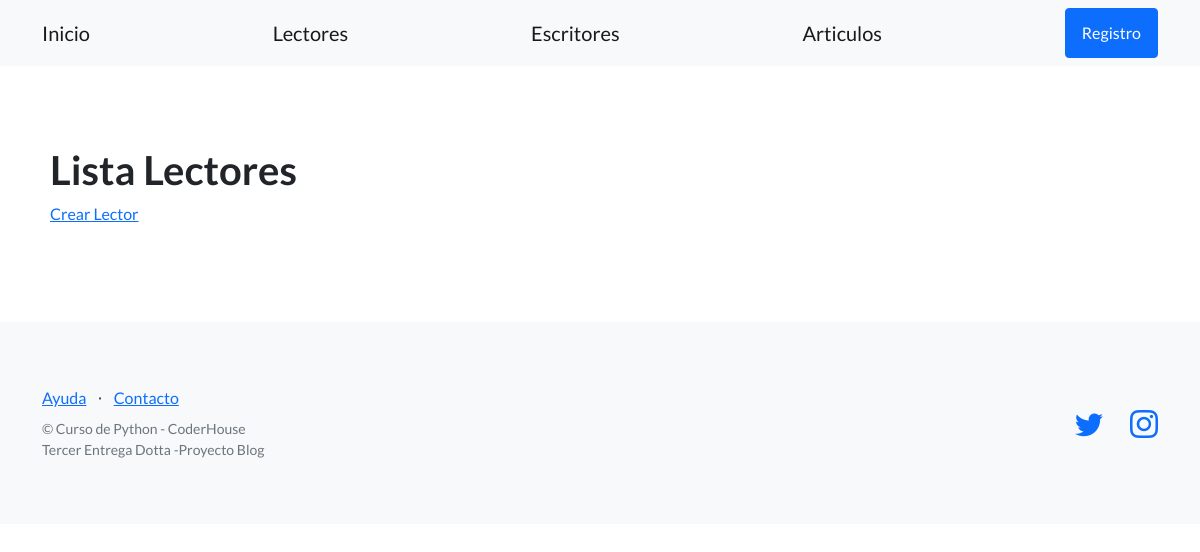
Before: /usuarios/lectores/ with the older database file.
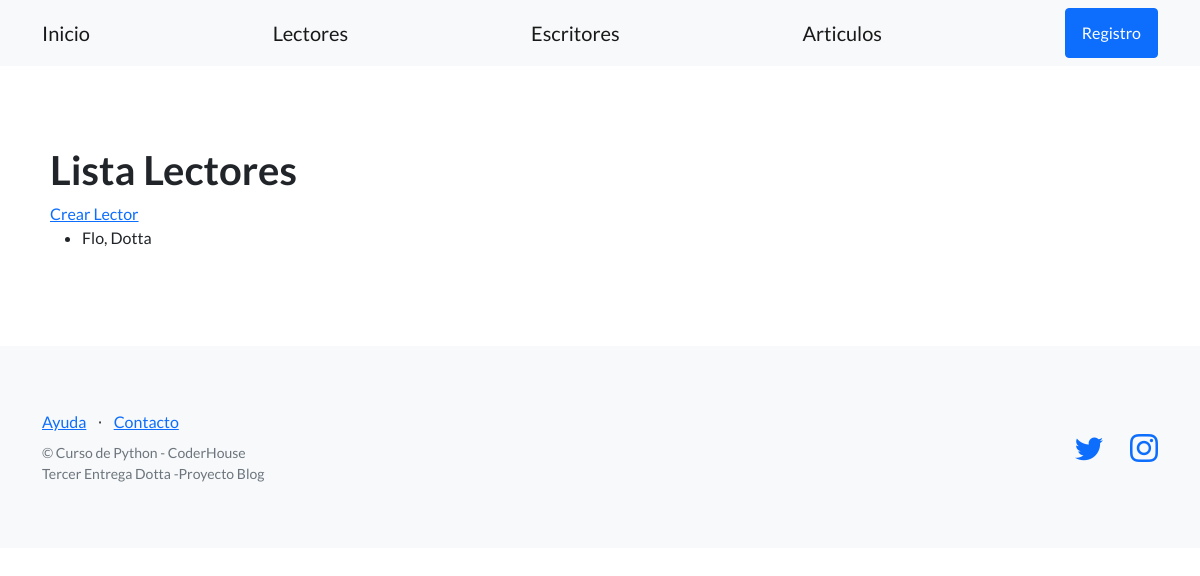
After: the same page with the newer database file.
### control_usuarios/models.py (models this page shows, shortened)
class Lector(models.Model):
    apellido = models.CharField(max_length=256)
    nombre = models.CharField(max_length=256)
    email = models.EmailField(blank=True)
    fecha_nacimiento = models.DateField(null=True)

### control_usuarios/views.py (the view)
# urls.py: path('lectores/', listar_lectores, name= "listar_lectores"),
def listar_lectores(request):
    contexto = {
        "lectores": Lector.objects.all()
    }
    http_response = render(
        request=request,
        template_name='control_usuarios/lista_lectores.html',
        context=contexto,
    )
    return http_response

### control_usuarios/templates/control_usuarios/lista_lectores.html
{% extends "control_usuarios/base.html" %}
{% block contenido %}
<section>
  <div>
    <h1>Lista Lectores</h1>
    <a href="{% url 'crear_lector' %}">Crear Lector</a>
    <ul>
    {% for lector in lectores %}
      <li>{{ lector.nombre}}, {{ lector.apellido}}</li>
    {% endfor %}
    </ul>
  </div>
</section>
{% endblock contenido %}

Changed rows visible on the page:
added Lector: nombre "Flo", apellido "Dotta"
